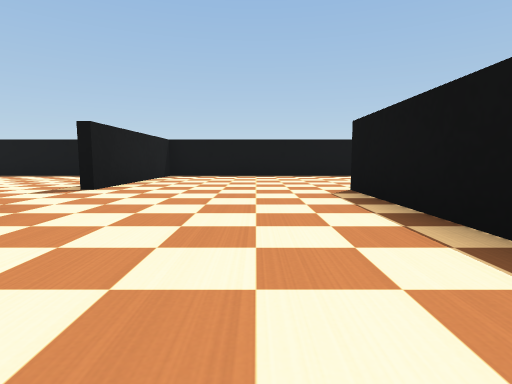
[1] (above)

21 first-person views from a walk through a Webots world. The camera is 0.22 m above the floor, tilts 6° down and sees 80° across. The floor is counted in squares, 0.5 m on a side. Each view is taken from the middle of a square. On the plan, view 1 faces up. The plan holds only what a view shows up to about 9 squares ahead; the rest is blank. The robots in the file are not drawn. Webots' stock objects and surfaces are drawn as simple stand-ins.

[2]
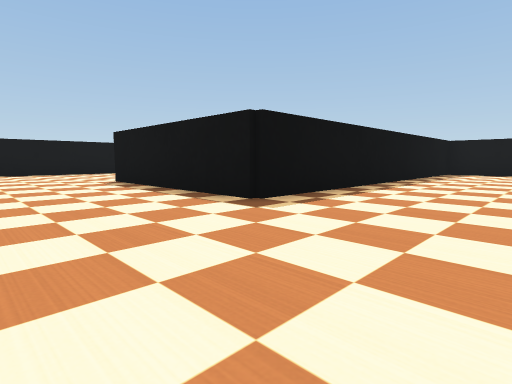

[3]
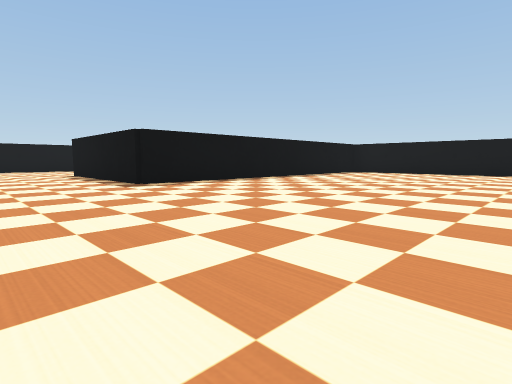

[4]
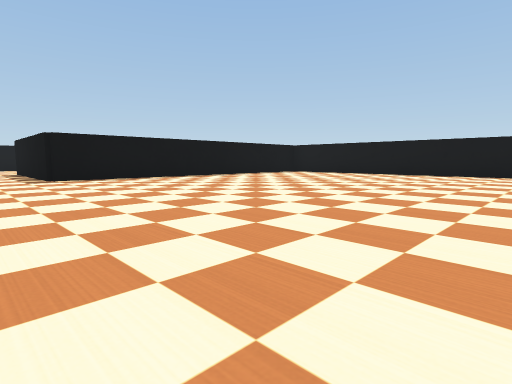

[5]
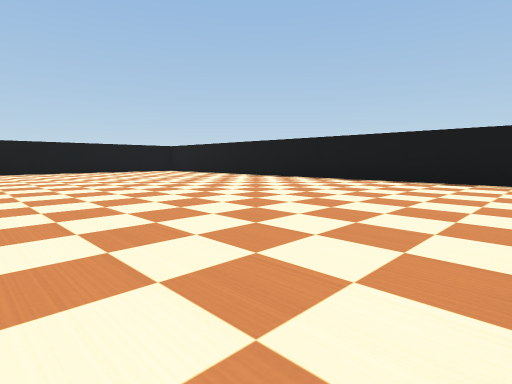

[6]
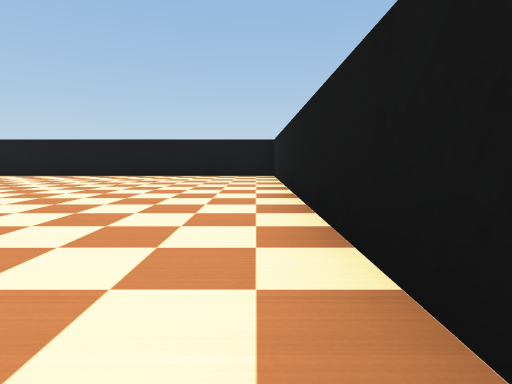

[7]
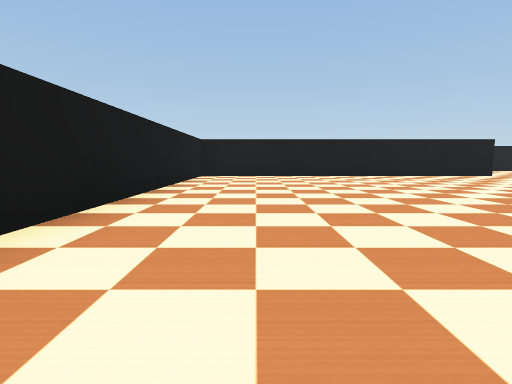

[8]
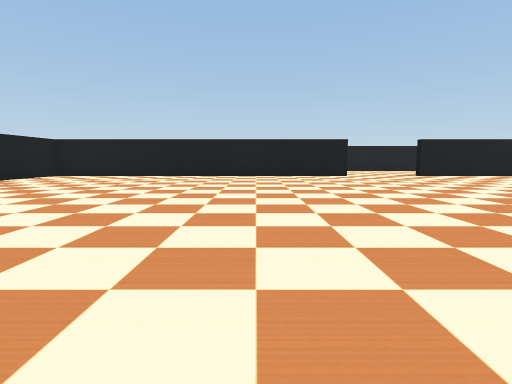

[9]
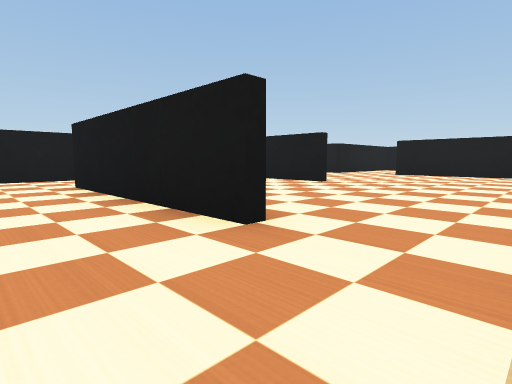

[10]
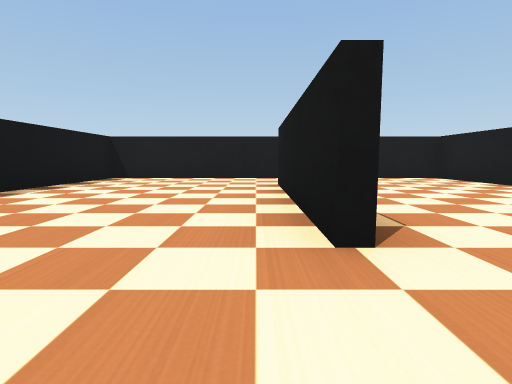

[11]
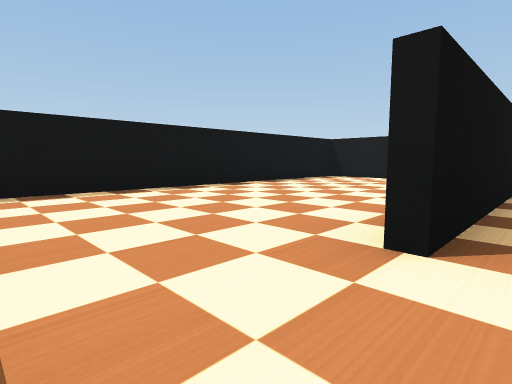

[12]
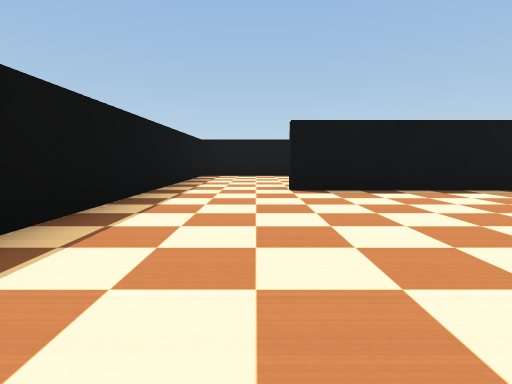

[13]
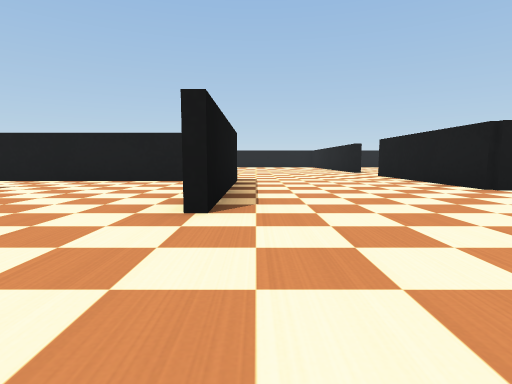

[14]
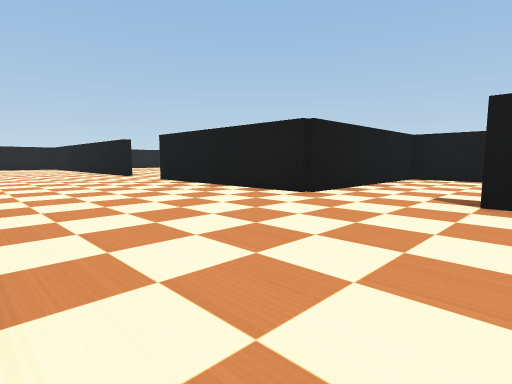

[15]
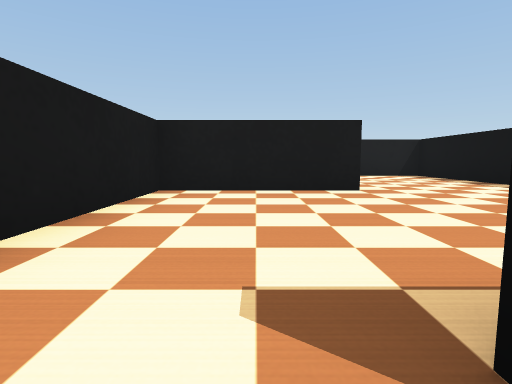

[16]
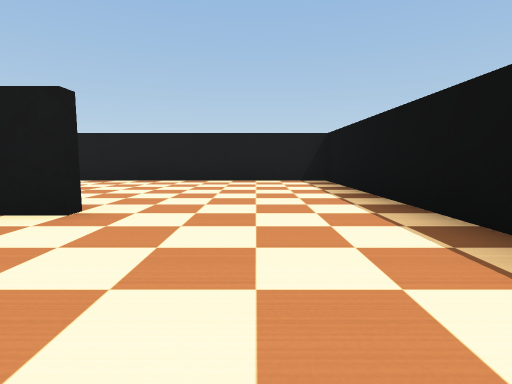

[17]
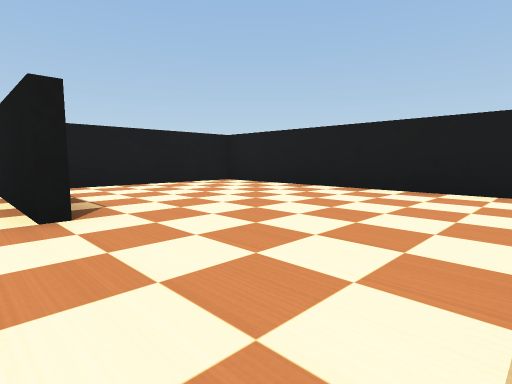

[18]
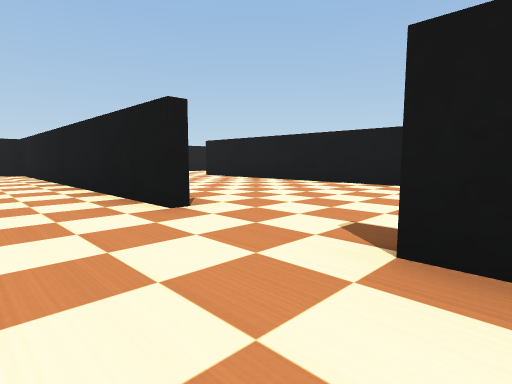

[19]
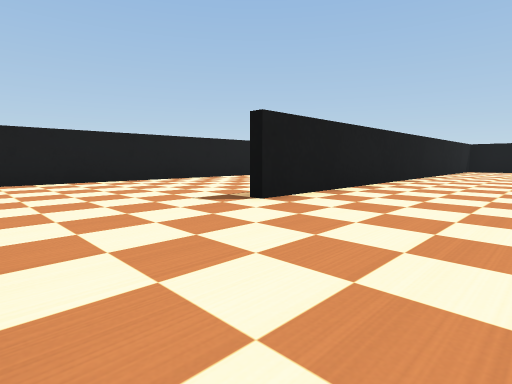

[20]
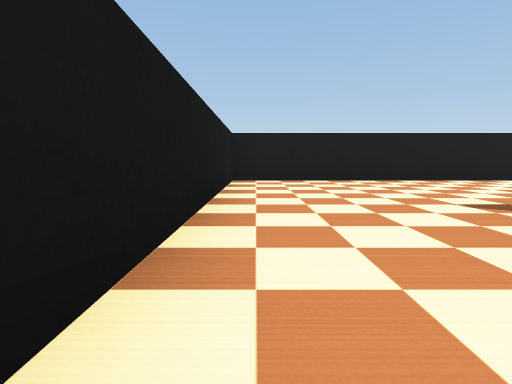

[21]
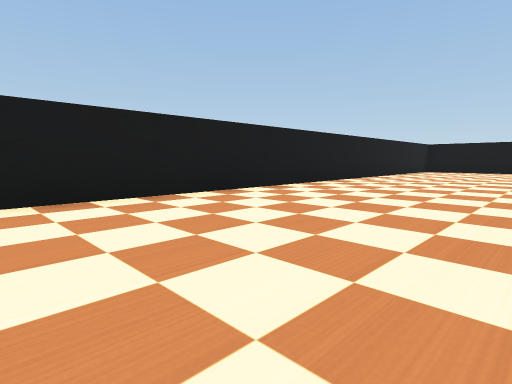

### Floor plan
Points are (right, up) in squares from view 1. A wall is a line through its corners. A room is listed if a view was taken in it or the views show most of it. See-through windows are left out.
Room 1 (views 1, 2, 3, 4, 5, 6, 7, 8, 15, 18)
walls: (-2.4, -3.4) (-2.4, -11.5) (9.5, -11.5) (9.5, -2.6); (9.5, -1.1) (9.5, 0.4) (1.4, 0.4) (1.4, 4.5); (-2.4, 2.6) (-2.4, -1.5); (-2.4, 5.5) (-2.4, 4.5)
ways out: opening at (-1, 4.7) to room 2; opening at (-3, 3.5) to room 3; opening at (-3, -2.5) to room 4
Room 2 (views 9, 10, 11, 12, 13, 14)
walls: (5.4, 3.3) (5.4, 6.5); (5.6, 6.6) (5.6, 2.5); (1.6, 4.6) (1.6, 0.6) (9.5, 0.6) (9.5, 8.5) (-2.4, 8.5) (-2.4, 5.5)
ways out: opening at (-1, 4.7) to room 1
Room 3 (views 16, 17)
walls: (-6.4, 5.6) (-6.4, 2.6) (-2.4, 2.6); (-4.9, 8.5) (-10.5, 8.5) (-10.5, 2.6) (-7.2, 2.6)
ways out: opening at (-3, 3.5) to room 1
Room 4 (views 19, 20, 21)
walls: (-6.4, -0.5) (-6.4, -8.5); (-10.5, -0.6) (-10.5, -11.5) (-4.5, -11.5)
ways out: opening at (-3, -2.5) to room 1

Where each view was taken, in squares from view 1:
view 1: 0 up, 0 right, facing up
view 2: 2 down, 1 left, facing up-right
view 3: 5 down, 1 left, facing up-right
view 4: 7 down, 0 right, facing up-right
view 5: 11 down, 3 right, facing up-right
view 6: 11 down, 1 right, facing right
view 7: 10 down, 6 right, facing left
view 8: 6 down, 6 right, facing left
view 9: 8 up, 7 right, facing down-left
view 10: 8 up, 6 right, facing down
view 11: 8 up, 5 right, facing down-right
view 12: 7 up, 1 right, facing right
view 13: 7 up, 1 right, facing down
view 14: 5 up, 1 right, facing down-left
view 15: 4 up, 2 left, facing left
view 16: 7 up, 4 left, facing left
view 17: 8 up, 6 left, facing down-left
view 18: 1 down, 1 left, facing down-left
view 19: 11 down, 4 left, facing up-left
view 20: 11 down, 4 left, facing left
view 21: 10 down, 7 left, facing up-left
